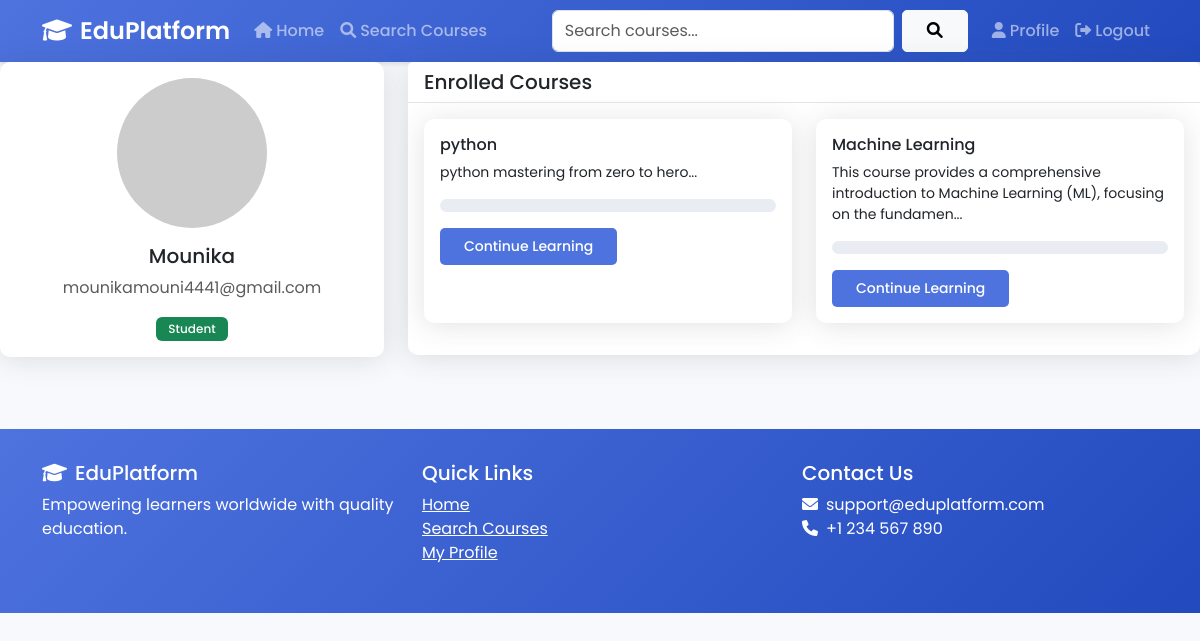
The page /profile (signed in) on the database its author committed.
### app.py (models this page shows, shortened)
class User(UserMixin, db.Model):
    id = db.Column(db.Integer, primary_key=True)
    username = db.Column(db.String(80), unique=True, nullable=False)
    email = db.Column(db.String(120), unique=True, nullable=False)
    password_hash = db.Column(db.String(128))
    is_teacher = db.Column(db.Boolean, default=False)
    bio = db.Column(db.Text)
    profile_picture = db.Column(db.String(200))
    courses = db.relationship('Course', backref='instructor', lazy=True)
    enrollments = db.relationship('Enrollment', backref='student', lazy=True)

class Enrollment(db.Model):
    id = db.Column(db.Integer, primary_key=True)
    user_id = db.Column(db.Integer, db.ForeignKey('user.id'), nullable=False)
    course_id = db.Column(db.Integer, db.ForeignKey('course.id'), nullable=False)
    enrolled_at = db.Column(db.DateTime, default=datetime.utcnow)
    progress = db.Column(db.Integer, default=0)  # Progress percentage

class Course(db.Model):
    id = db.Column(db.Integer, primary_key=True)
    title = db.Column(db.String(100), nullable=False)
    description = db.Column(db.Text, nullable=False)
    created_at = db.Column(db.DateTime, default=datetime.utcnow)
    instructor_id = db.Column(db.Integer, db.ForeignKey('user.id'), nullable=False)
    category = db.Column(db.String(50))
    level = db.Column(db.String(20))
    lessons = db.relationship('Lesson', backref='course', lazy=True)
    enrollments = db.relationship('Enrollment', backref='course', lazy=True)
    materials = db.relationship('CourseMaterial', backref='course', lazy=True)

### app.py (the view)
@app.route('/profile')
@login_required
def profile():
    enrolled_courses = Enrollment.query.filter_by(user_id=current_user.id).all()
    if current_user.is_teacher:
        created_courses = Course.query.filter_by(instructor_id=current_user.id).all()
    else:
        created_courses = []
    return render_template('profile.html', enrolled_courses=enrolled_courses, created_courses=created_courses)

### app.py (called while the page is built)
@login_manager.user_loader
def load_user(user_id):
    return User.query.get(int(user_id))

### templates/profile.html (shortened to what this page needs)
{% extends "base.html" %}
{% block content %}
<div class="row">
    <div class="col-md-4">
        <div class="card mb-4">
            <div class="card-body text-center">
                {% if current_user.profile_picture %}
                    <img src="{{ current_user.profile_picture }}" alt="Profile Picture" class="rounded-circle img-fluid mb-3" style="width: 150px;">
                {% else %}
                    <img src="https://via.placeholder.com/150" alt="Default Profile Picture" class="rounded-circle img-fluid mb-3">
                {% endif %}
                <h5 class="card-title">{{ current_user.username }}</h5>
                <p class="card-text text-muted">{{ current_user.email }}</p>
                {% if current_user.is_teacher %}
                    <span class="badge bg-primary">Teacher</span>
                {% else %}
                    <span class="badge bg-success">Student</span>
                {% endif %}
            </div>
        </div>
    </div>
    <div class="col-md-8">
        <div class="card">
            <div class="card-header">
                <h5 class="mb-0">Enrolled Courses</h5>
            </div>
            <div class="card-body">
                {% if enrolled_courses %}
                    <div class="row">
                        {% for enrollment in enrolled_courses %}
                            <div class="col-md-6 mb-3">
                                <div class="card h-100">
                                    <div class="card-body">
                                        <h6 class="card-title">{{ enrollment.course.title }}</h6>
                                        <p class="card-text small">{{ enrollment.course.description[:100] }}...</p>
                                        <div class="progress mb-3">
                                        </div>
                                        <a href="{{ url_for('course_detail', course_id=enrollment.course.id) }}" class="btn btn-primary btn-sm">Continue Learning</a>
                                    </div>
                                </div>
                            </div>
                        {% endfor %}
                    </div>
                {% else %}
                    <p class="text-muted">You haven't enrolled in any courses yet.</p>
                {% endif %}
            </div>
        </div>
    </div>
</div>
{% endblock %}

### templates/base.html (style rules this page uses)
:root { --primary-color: #4e73df; --secondary-color: #1cc88a; --dark-color: #5a5c69; --light-color: #f8f9fc; }
body { font-family: 'Poppins', sans-serif; background-color: var(--light-color); }
.card { border: none; border-radius: 10px; box-shadow: 0 0.15rem 1.75rem 0 rgba(58, 59, 69, 0.15); transition: transform 0.3s ease; }
.card-header { background-color: white; border-bottom: 1px solid rgba(0,0,0,0.1); font-weight: 600; }
.btn { border-radius: 5px; font-weight: 500; padding: 0.5rem 1.5rem; transition: all 0.3s ease; }
.btn-primary { background: var(--primary-color); border: none; }
.badge { padding: 0.5em 1em; font-weight: 500; }
.progress { height: 0.8rem; border-radius: 1rem; background-color: #eaecf4; }

### rows shown on the page
User: username "Mounika", email "mounikamouni4441@gmail.com"
Enrollment: course "python", course "python mastering from zero to hero"
Enrollment: course "Machine Learning", course "This course provides a comprehensive introduction to Machine Learning (ML), focusing on the fundamen"
